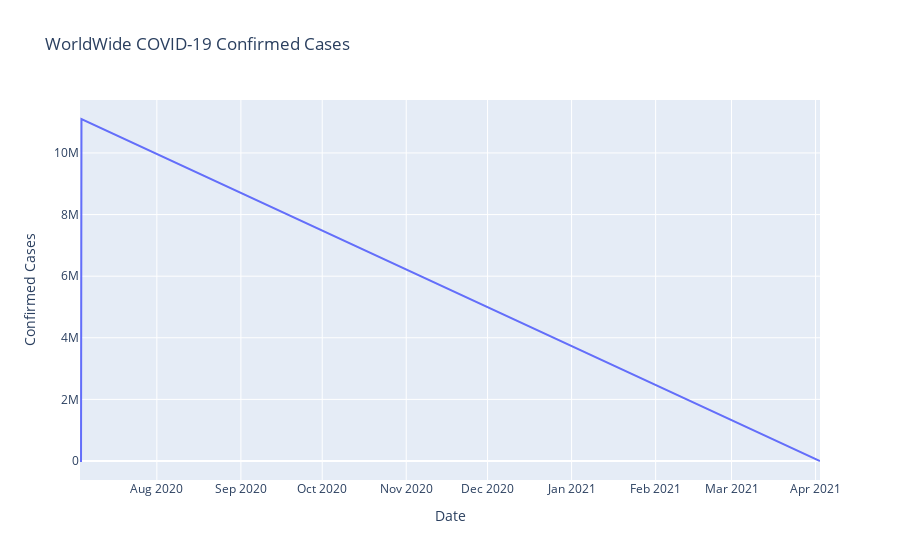

The code cell stored with this chart in its notebook:
### Code cell
# covid_data.columns

covid_data['Last_Update'] = pd.to_datetime(covid_data['Last_Update'])
confirmed_Cases = covid_data.groupby('Last_Update')['Confirmed'].sum().reset_index()
# print(confirmed_Cases)

plot = px.line(confirmed_Cases, x='Last_Update', y='Confirmed', title='WorldWide COVID-19 Confirmed Cases', labels={'Confirmed': 'Confirmed Cases', 'Last_Update': 'Date'})

plot.show()

### Figure 1 — Plotly figure (JSON) as saved in the notebook; plotly's stock layout.template omitted (floating-point values rounded to 4 significant figures)
{"data": [{"hovertemplate": "Date=%{x}<br>Confirmed Cases=%{y}<extra></extra>", "legendgroup": "", "line": {"color": "#636efa", "dash": "solid"}, "marker": {"symbol": "circle"}, "mode": "lines", "name": "", "orientation": "v", "showlegend": false, "x": ["2020-07-03T15:33:50.000000000", "2020-07-03T23:35:48.000000000", "2020-07-04T00:33:51.000000000", "2020-07-04T04:33:51.000000000", "2021-04-02T15:13:53.000000000"], "xaxis": "x", "y": [0, 508, 40, 11102417, 24], "yaxis": "y", "type": "scatter"}], "layout": {"xaxis": {"anchor": "y", "domain": [0.0, 1.0], "title": {"text": "Date"}}, "yaxis": {"anchor": "x", "domain": [0.0, 1.0], "title": {"text": "Confirmed Cases"}}, "legend": {"tracegroupgap": 0}, "title": {"text": "WorldWide COVID-19 Confirmed Cases"}}}
